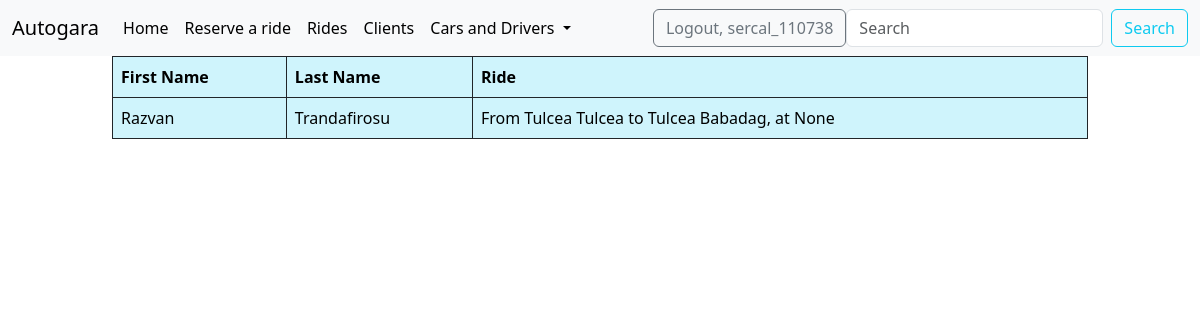
Before: /list_of_clients/ (signed in) with the older database file.
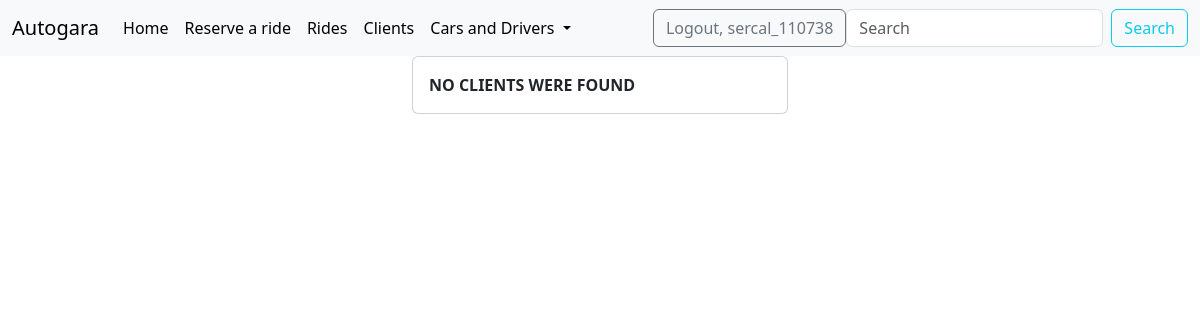
After: the same page with the newer database file.
### client/models.py (models this page shows, shortened)
class Client(models.Model):
    first_name = models.CharField(max_length=40)
    last_name = models.CharField(max_length=40)
    ride = models.ForeignKey(Ride, on_delete=models.CASCADE)

### ride/models.py (models this page shows)
class Ride(models.Model):
    starting_at = models.ForeignKey(StartLocation, on_delete=models.CASCADE)
    ending_at = models.ForeignKey(EndLocation, on_delete=models.CASCADE)
    driver = models.ForeignKey(Driver, on_delete=models.CASCADE)
    car = models.ForeignKey(Car, on_delete=models.CASCADE)
    ride_time = models.DateTimeField()
    price = models.IntegerField()
    def __str__(self):
        return f'From {self.starting_at} to {self.ending_at}, at {self.ride_time}'

### start_location/models.py (models this page shows)
class StartLocation(models.Model):
    city = models.CharField(max_length=30)
    region = models.CharField(max_length=30)
    district = models.CharField(max_length=30)
    address = map_fields.AddressField(max_length=200)
    geolocation = map_fields.GeoLocationField(max_length=200)
    def __str__(self):
        return f'{self.district} {self.city}'

### end_location/models.py (models this page shows)
class EndLocation(models.Model):
    city = models.CharField(max_length=30)
    region = models.CharField(max_length=30)
    district = models.CharField(max_length=30)
    address = map_fields.AddressField(max_length=200)
    geolocation = map_fields.GeoLocationField(max_length=200)
    def __str__(self):
        return f'{self.district} {self.city}'

### client/views.py (the view)
# urls.py: path('list_of_clients/', views.ClientListView.as_view(), name='list-of-clients'),
class ClientListView(LoginRequiredMixin, ListView):
    template_name = 'client/list_of_clients.html'
    model = Client
    context_object_name = 'all_clients'

### templates/client/list_of_clients.html (shortened to what this page needs)
{% extends 'base.html' %}
{% block content %}
    <div class="container-fluid">
        <div class="row">
            {% if all_clients %}
                <div class="col-md-10 offset-md-1">
                    <table class="table table-info table-hover table-bordered border-dark">
                        <thead>
                        <tr>
                            <th>First Name</th>
                            <th>Last Name</th>
                            <th>Ride</th>
                        </tr>
                        </thead>
                        <tbody>
                        {% for client in all_clients %}
                            <tr>
                                <td>{{ client.first_name }}</td>
                                <td>{{ client.last_name }}</td>
                                <td>{{ client.ride }}</td>
                            </tr>
                        {% endfor %}
                        </tbody>
                    </table>
                </div>
            {% else %}
                <div class="col-md-4 offset-md-4">
                    <div class="card">
                        <div class="card-body">
                            <b>NO CLIENTS WERE FOUND</b>
                        </div>
                    </div>
                </div>
            {% endif %}
        </div>
    </div>
{% endblock %}

Changed rows visible on the page:
removed Client: first_name "Razvan", last_name "Trandafirosu", ride "From Tulcea Tulcea to Tulcea Babadag, at None"
Other visible differences:
text no longer shown: "First Name Last Name Ride"
text now shown: "NO CLIENTS WERE FOUND"
